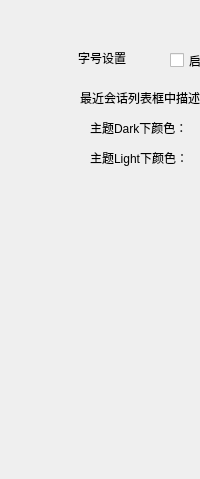
                 <widget class="QWidget" name="page_font">
                  <layout class="QVBoxLayout" name="verticalLayout_11">
                   <property name="spacing">
                    <number>0</number>
                   </property>
                   <property name="leftMargin">
                    <number>70</number>
                   </property>
                   <property name="topMargin">
                    <number>50</number>
                   </property>
                   <property name="rightMargin">
                    <number>0</number>
                   </property>
                   <property name="bottomMargin">
                    <number>0</number>
                   </property>
                   <item>
                    <widget class="QWidget" name="widget_14" native="true">
                     <property name="minimumSize">
                      <size>
                       <width>0</width>
                       <height>160</height>
                      </size>
                     </property>
                     <property name="maximumSize">
                      <size>
                       <width>16777215</width>
                       <height>160</height>
                      </size>
                     </property>
                     <widget class="QLabel" name="label_23">
                      <property name="geometry">
                       <rect>
                        <x>0</x>
                        <y>0</y>
                        <width>56</width>
                        <height>16</height>
                       </rect>
                      </property>
                      <property name="text">
                       <string>字号设置</string>
                      </property>
                      <property name="alignment">
                       <set>Qt::AlignRight|Qt::AlignTrailing|Qt::AlignVCenter</set>
                      </property>
                     </widget>
                     <widget class="QCheckBox" name="checkBox_fontSize">
                      <property name="geometry">
                       <rect>
                        <x>100</x>
                        <y>0</y>
                        <width>161</width>
                        <height>21</height>
                       </rect>
                      </property>
                      <property name="text">
                       <string>启用字号设置</string>
                      </property>
                     </widget>
                     <widget class="QLabel" name="label_11">
                      <property name="geometry">
                       <rect>
                        <x>10</x>
                        <y>40</y>
                        <width>361</width>
                        <height>16</height>
                       </rect>
                      </property>
                      <property name="text">
                       <string>最近会话列表框中描述文本颜色的设置（重启客户端效果更佳）:</string>
                      </property>
                     </widget>
                     <widget class="QLabel" name="label_12">
                      <property name="geometry">
                       <rect>
                        <x>20</x>
                        <y>70</y>
                        <width>101</width>
                        <height>16</height>
                       </rect>
                      </property>
                      <property name="text">
                       <string>主题Dark下颜色：</string>
                      </property>
                     </widget>
                     <widget class="QPushButton" name="pbt_darkclr">
                      <property name="geometry">
                       <rect>
                        <x>130</x>
                        <y>65</y>
                        <width>51</width>
                        <height>23</height>
                       </rect>
                      </property>
                      <property name="text">
                       <string/>
                      </property>
                     </widget>
                     <widget class="QLabel" name="label_13">
                      <property name="geometry">
                       <rect>
                        <x>20</x>
                        <y>100</y>
                        <width>101</width>
                        <height>16</height>
                       </rect>
                      </property>
                      <property name="text">
                       <string>主题Light下颜色：</string>
                      </property>
                     </widget>
                     <widget class="QPushButton" name="pbt_lightclr">
                      <property name="geometry">
                       <rect>
                        <x>130</x>
                        <y>95</y>
                        <width>51</width>
                        <height>23</height>
                       </rect>
                      </property>
                      <property name="text">
                       <string/>
                      </property>
                     </widget>
                    </widget>
                   </item>
                   <item>
                    <spacer name="verticalSpacer_9">
                     <property name="orientation">
                      <enum>Qt::Vertical</enum>
                     </property>
                     <property name="sizeHint" stdset="0">
                      <size>
                       <width>20</width>
                       <height>269</height>
                      </size>
                     </property>
                    </spacer>
                   </item>
                  </layout>
                 </widget>
